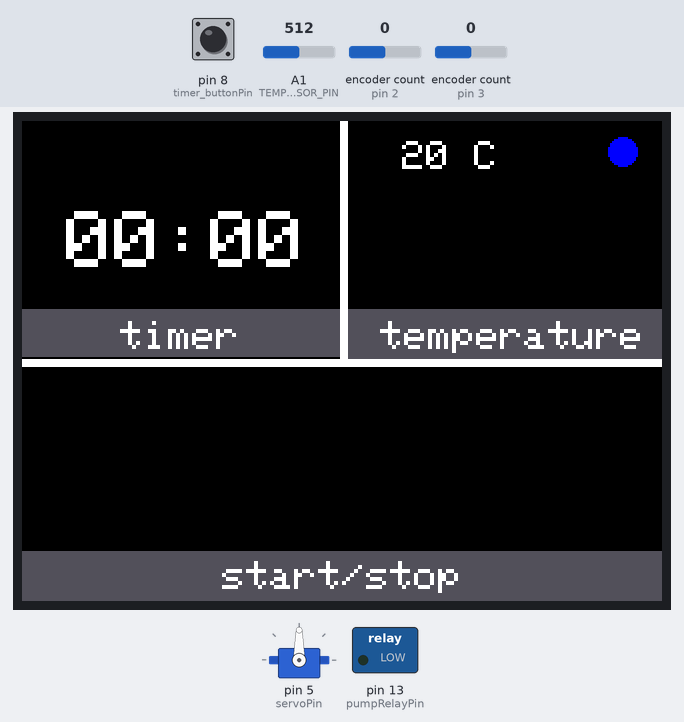
Simulated run of this sketch. Board: Arduino Uno, built with avr-gcc and run on an emulated ATmega328P. On the bench: servo, 320×240 colour display, switched loads named in the sketch (green lamp = pin HIGH). The test bench sets the inputs (shaded band); at power-on: A1 (TEMP_SENSOR_PIN) = 512, encoder count (sensors on pin 3, pin 2) 0, pin 8 (timer_buttonPin) HIGH. Pins used as bus, display or sensor lines are not drawn; what the sketch prints to the serial monitor is not drawn.

Above: at 1.4 s.
1.5 s: A1 (TEMP_SENSOR_PIN) set to 455
At 2.6 s:
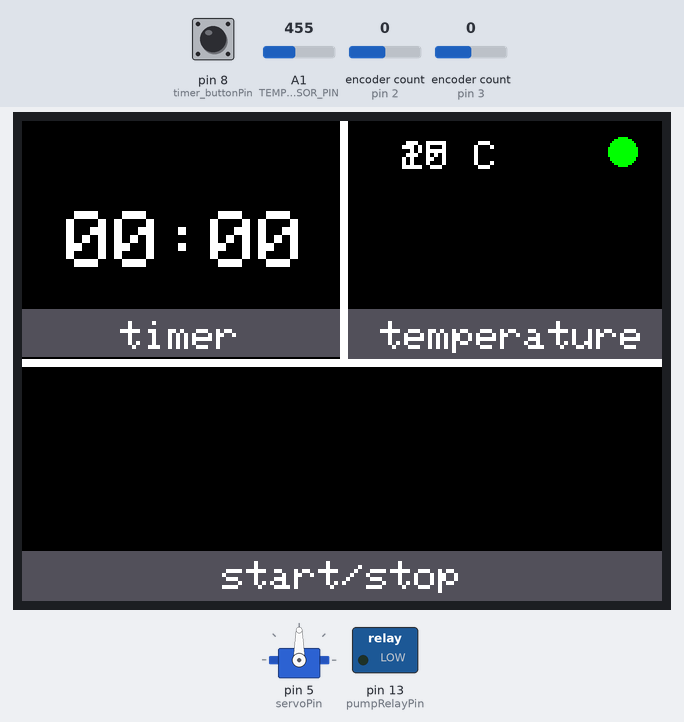
3.0 s: A1 (TEMP_SENSOR_PIN) set to 433
At 4.2 s:
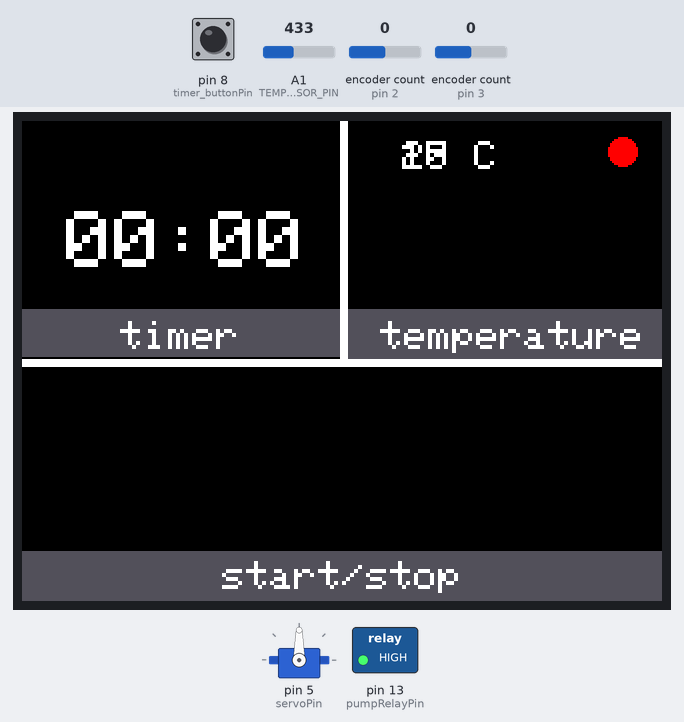
4.5 s: A1 (TEMP_SENSOR_PIN) set to 1010
At 5.7 s:
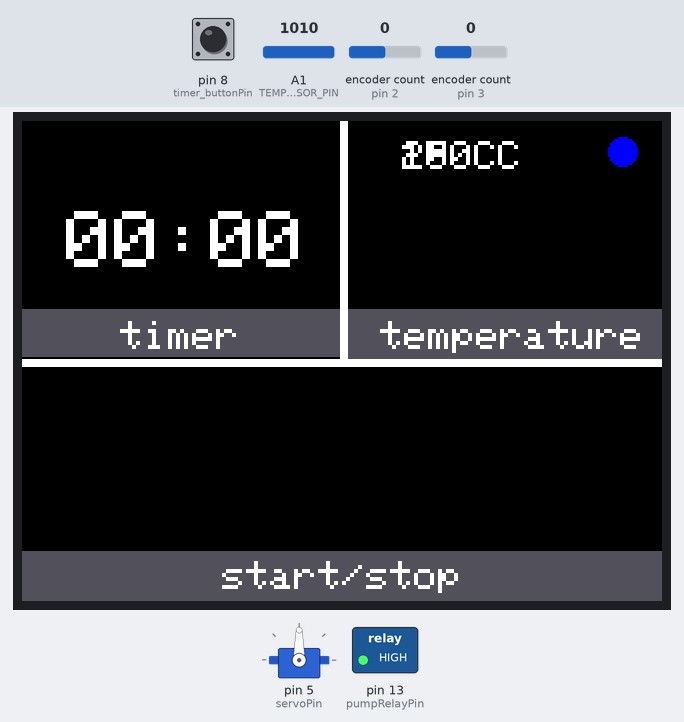
7.5 s: encoder count (sensor on pin 3) set to 1
At 10.3 s:
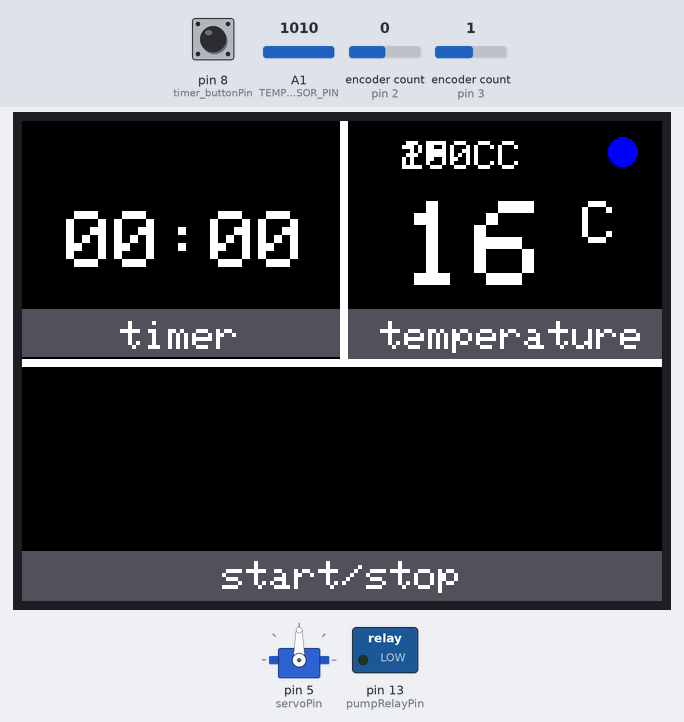
10.5 s: encoder count (sensor on pin 2) set to 1
At 11.6 s:
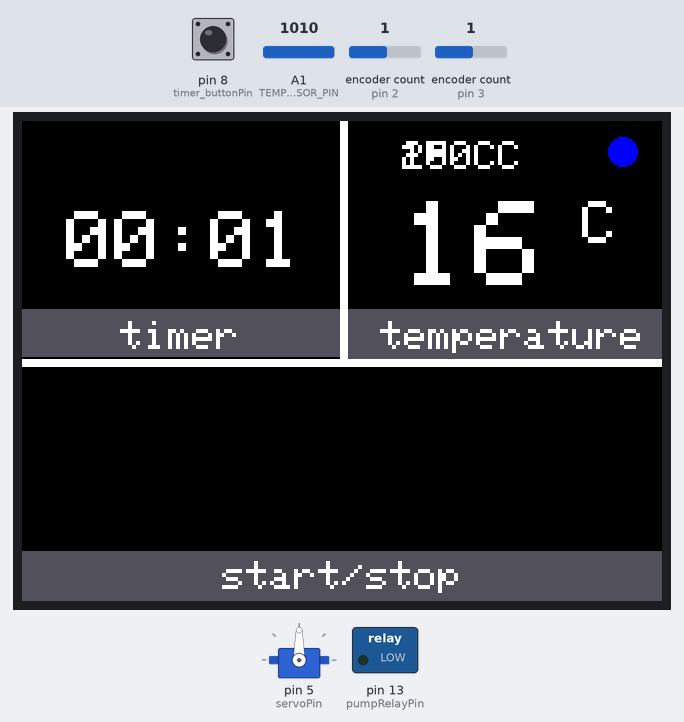
12.0 s: pin 8 (timer_buttonPin) pulled LOW for 0.15 s
At 12.8 s:
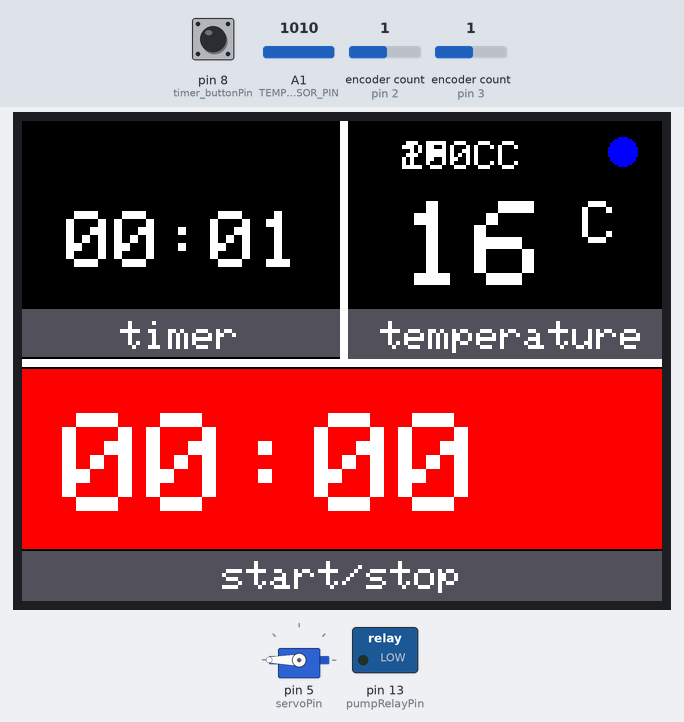
Timing chart, 0 to 15.0 s (numbered marks = the images above; inputs shaded):
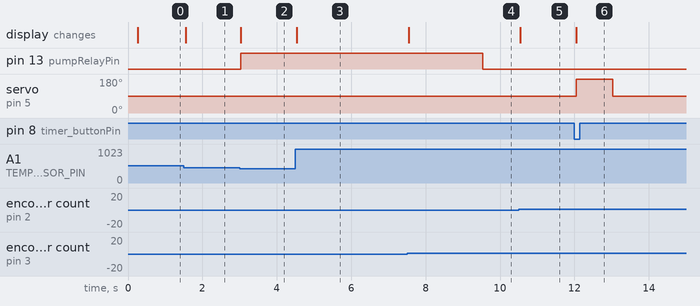

The sketch:

finalversion.ino
```cpp
// Including Libs
    #include <Adafruit_GFX.h>    // Core graphics library
    #include <Adafruit_ST7789.h> // Hardware-specific library for ST7789
    #include <SPI.h>
    #include <Servo.h>
    #include <Encoder.h>


/*************************************/
/*****      Display settings     *****/
/*************************************/
  #define TFT_CS        10
  #define TFT_RST        -1
  #define TFT_DC         9
  Adafruit_ST7789 tft = Adafruit_ST7789(TFT_CS, TFT_DC, TFT_RST);
  #define DARKGRAY 0x528B       // Define custom colors

/*************************************/
/*****  Rotator servo settings.  *****/
/*************************************/
  Servo servoMotor; // Create a Servo object
  const int servoPin = 5; // Servo control pin
  unsigned long startTime; // Variable to store the start time for 30 seconds
  unsigned long directionChangeTime; // Variable to store the start time for direction change
  const long runDuration = 30000; // Duration for which the servo should run (30 seconds)
  const long directionInterval = 4000; // Interval for changing direction (4 seconds)
  boolean servoRunning = false; // Variable to track servo state
  boolean servoDirection = false; // Variable to track servo direction


/*************************************/
/**** Rotary temperature controle ****/
/*************************************/
  const int  temp_encoderPin1 = 3;
  const int  temp_encoderPin2 = 12;
  Encoder tempEnc(temp_encoderPin1, temp_encoderPin2);

  int temperature = 15; // Default temperatuur
  const int minTemp = 15; // Miniale temperatuur
  const int maxTemp = 50; // Maximale temperatuur
  long previousTempPosition = 0;   // Previous state of the encoder


/*************************************/
/*****    NTC sensor settings    *****/
/*************************************/
  const int TEMP_SENSOR_PIN = A1;          // Analog A1 pin
  const int seriesResistor = 10000;  // Resistor series (10k)
  const float supplyVoltage = 5.0;
  const int nominalResistance = 10000; // Normal resistorvalue when 25°
  const int nominalTemperature = 20;   // Nominale temperatuur (25 graden Celsius)
  const int bCoefficient = 3950;       // Beta-coëfficiënt of the NTC
  int lasttemp; // Sertting var for saving last temperature to measure changes for display refresh;
  int previousRoundedTemp = -1;


/*************************************/
/***** TIMER ROTARY settings *****/
/*************************************/

  const int timer_encoderPin1 = 2;
  const int timer_encoderPin2 = 7;
  const int timer_buttonPin = 8;
  Encoder timerEncoder(timer_encoderPin1, timer_encoderPin2);
  // Variables for timer
  int minutes = 0;
  int seconds = 0;
  bool timerRunning = false;
  unsigned long lastUpdateTime = 0;

  // Previous state of the encoder
  long previousPosition = 0;
  bool lastButtonState = HIGH;
  bool currentButtonState = HIGH;
  long timerbackground;


/*************************************/
/*****      RELAIS settings      *****/
/*************************************/
  const int heaterRelayPin = 12;
  const int pumpRelayPin = 13;
  const unsigned long pumpExtraTime = 5000; // 5 seconden langer
  unsigned long heaterOffTime;
  bool heaterActive = false;
  bool pumpActive = false;
  bool pumpDelayActive = false;
  bool heater = false; // Deze variabele kun je ergens anders in de code wijzigen

/*************************************/
/*****      BUZZER settings      *****/
/*************************************/
  const int buzzerPin = 1;
  bool buzzerActive = false;
  bool buzzerState = false;
  const unsigned long buzzerDuration = 3000; // 3 seconden
  const unsigned long buzzerInterval = 500; // 0,5 seconde
  unsigned long buzzerStartTime;
  unsigned long lastBuzzerToggleTime;


void setup(void) {
  pinMode(heaterRelayPin, OUTPUT);
  pinMode(pumpRelayPin, OUTPUT);
  digitalWrite(heaterRelayPin, LOW); // Zet het heater relais uit bij het opstarten
  digitalWrite(pumpRelayPin, LOW);   // Zet het pump relais uit bij het opstarten

  Serial.begin(9600); // Initialize serial communication for debugging (optional)

  servoMotor.attach(servoPin); // Attach the servo to the control pin
  pinMode(timer_buttonPin, INPUT_PULLUP); // Attach timer rotary to pin
  tempEnc.write(0); // Reset encoder position

  // SETUP INTERFACE GRID
  tft.init(240, 320);           // setting the resolution of display to 320x240
  tft.setRotation(1);           // ROTATE TO LANDSCAPE
  tft.fillScreen(ST77XX_BLACK); // Fill screen black
  tft.drawLine(0, 119, 320, 119, ST77XX_WHITE);
  tft.drawLine(0, 120, 320, 120, ST77XX_WHITE);
  tft.drawLine(0, 121, 320, 121, ST77XX_WHITE);
  tft.drawLine(0, 122, 320, 122, ST77XX_WHITE);
  tft.drawLine(159, 0, 159, 119, ST77XX_WHITE);
  tft.drawLine(160, 0, 160, 119, ST77XX_WHITE);
  tft.drawLine(161, 0, 161, 119, ST77XX_WHITE);
  tft.drawLine(162, 0, 162, 119, ST77XX_WHITE);

  // SETUP TEMPERATURE BLOCK
  tft.fillRect(0,94,159,24, DARKGRAY);
  tft.setCursor(49,100);
  tft.setTextColor(ST77XX_WHITE);
  tft.setTextSize(2);
  tft.print("timer");

  // SETUP TIMER BLOCK
  tft.fillRect(163,94,159,25, DARKGRAY);
  tft.setCursor(179,100);
  tft.setTextColor(ST77XX_WHITE);
  tft.setTextSize(2);
  tft.print("temperature");

   // SETUP START/STOP BLOCK
  tft.fillRect(0,215,320,25, DARKGRAY);
  tft.setCursor(100,220);
  tft.setTextColor(ST77XX_WHITE);
  tft.setTextSize(2);
  tft.print("start/stop");

  // Buzzer setup
  pinMode(buzzerPin, OUTPUT);
  digitalWrite(buzzerPin, LOW);      // Zet de buzzer uit bij het opstarten

}

void loop() {
  unsigned long currentMillis = millis(); // Get the current time

  handleButtonPress();
  if (!timerRunning) {
    readTimerEncoder();
  }
  if (timerRunning) {
    updateTime();
  }

  updateTimerBackground();
  printTime();

  readTemperatureEncoder();


  if (timerRunning == 0) {
        servoMotor.writeMicroseconds(1475); // Full speed in one direction
        servoMotor.detach();
  }

    float actualTemperature = round(readTemperatureSensor());
  printActualTemperature(actualTemperature);
  checkTemperatureAndTriggerRelay(actualTemperature);

// resetDisplay('temp');
  // Start the servo and record the start time if it's not already running
  if (!servoRunning && timerRunning == 1) {
    servoMotor.attach(servoPin); // Attach the servo to the control pin
    servoRunning = true;
    startTime = currentMillis;
    directionChangeTime = currentMillis; // Initialize direction change timer
    servoDirection = true; // Start with one direction
    servoMotor.write(180); // Full speed in one direction
    Serial.println("Servo started");
  }


  // Change servo direction every 4 seconds
  if (servoRunning && (currentMillis - directionChangeTime >= directionInterval)) {
    servoDirection = !servoDirection; // Toggle the servo direction
    directionChangeTime = currentMillis; // Reset direction change timer

    if (servoDirection) {
      servoMotor.write(180); // Full speed in one direction
      Serial.println("Servo direction: Forward");
    } else {
      servoMotor.write(0); // Full speed in the opposite direction
      Serial.println("Servo direction: Reverse");
    }
  }

  manageRelays();

}

// Set timer function using rotary encoder
void readTimerEncoder() {
  long newPosition = timerEncoder.read() / 4;  // Dividing by 4 to slow down changes

  if (newPosition < 0) {
    newPosition = 0;  // Prevent negative timer values
    timerEncoder.write(0);   // Reset encoder position to 0
  }

  if (newPosition != previousPosition) {
    previousPosition = newPosition;

    // Convert encoder position to minutes and seconds
    minutes = (newPosition / 60) % 60;
    seconds = newPosition % 60;
  }
}

// Start - stop timer using rotary timer click
void handleButtonPress() {
  currentButtonState = digitalRead(timer_buttonPin);
  if (lastButtonState == HIGH && currentButtonState == LOW) {
    // Button was just pressed
    timerRunning = !timerRunning;
    // servoRunning = !servoRunning;

  }
  lastButtonState = currentButtonState;
}

// update running time function
void updateTime() {
  unsigned long currentTime = millis();
  if (currentTime - lastUpdateTime >= 1000) {
    lastUpdateTime = currentTime;
    if (seconds > 0) {
      seconds--;
    } else if (minutes > 0) {
      minutes--;
      seconds = 59;
    } else {
      // Timer finished
      timerRunning = false;
      servoRunning = false;
      Serial.println("Timer Finished!");
    }
  }
}


// print time to display function
void printTime() {
  static int lastPrintedMinutes = -1;
  static int lastPrintedSeconds = -1;

  if (minutes != lastPrintedMinutes || seconds != lastPrintedSeconds) {
    lastPrintedMinutes = minutes;
    lastPrintedSeconds = seconds;
  if (timerRunning) {
  resetDisplay('start');

    tft.setCursor(20,146);
    tft.setTextSize(7);
    if (minutes < 10) tft.print("0");
    tft.print(minutes);
    tft.print(":");
    if (seconds < 10) tft.print("0");
    tft.print(seconds);

    tft.fillCircle(273, 175, 18, ST77XX_RED);


  }
  else {
      resetDisplay('timer');

    tft.setCursor(22,45);
    tft.setTextSize(4);
    if (minutes < 10) tft.print("0");
    tft.print(minutes);
    tft.print(":");
    if (seconds < 10) tft.print("0");
    tft.print(seconds);
    }
  }
}


//set temperature function using rotary encoder
void readTemperatureEncoder() {
  long newTempPosition = tempEnc.read() / 4;  // Dividing by 4 to slow down changes

  if (newTempPosition != previousTempPosition) {
    if (newTempPosition > previousTempPosition) {
      temperature++; // Increase temperature
    } else {
      temperature--; // Decrease temperature
    }

    // Constrain the temperature within the min and max limits
    temperature = constrain(temperature, minTemp, maxTemp);

    previousTempPosition = newTempPosition; // Update previous position

    // Print the updated temperature
  resetDisplay('temp');
    tft.setCursor(190,40);
  tft.setTextSize(6);
  tft.print(temperature);
  tft.setTextSize(3);
  tft.print(" C");

  }
}


void updateTimerBackground() {
  if (timerRunning) {
    timerbackground = ST77XX_RED;   // Turn on red LED
  } else {
    timerbackground = ST77XX_BLACK;   // Turn on red LED
  }
}


// FCUNTION TO RESET AREAS ON THE HMI DISLPAT
void resetDisplay(long area) {
  switch(area) {
  case 'timer':
    tft.fillRect(0,30,158,60, ST77XX_BLACK);
    break;
  case 'temp':
    tft.fillRect(163,30,320,60, ST77XX_BLACK);
    break;

  case 'start':
    tft.fillRect(0,124,320,90, timerbackground);
    break;

  }
}

float readTemperatureSensor() {
  int analogValue = analogRead(TEMP_SENSOR_PIN);
  float resistance = (1023.0 / analogValue - 1.0) * seriesResistor;
  float steinhart;
  steinhart = resistance / nominalResistance;           // (R/Ro)
  steinhart = log(steinhart);                           // ln(R/Ro)
  steinhart /= bCoefficient;                            // 1/B * ln(R/Ro)
  steinhart += 1.0 / (nominalTemperature + 273.15);     // + (1/To)
  steinhart = 1.0 / steinhart;                          // Invert
  steinhart -= 273.15;                                  // convert to Celsius

  return steinhart;
}

void printActualTemperature(float temperature) {
  int roundedTemp = round(temperature);

  // Only print if the rounded temperature has changed
  if (roundedTemp != previousRoundedTemp) {
    previousRoundedTemp = roundedTemp;

       tft.setCursor(190,10);
  tft.setTextSize(2);
  tft.print(roundedTemp);
  tft.print(" C");

  }


}

void checkTemperatureAndTriggerRelay(float actualTemperature) {
  if (actualTemperature > temperature) {
        tft.fillCircle(300, 15, 7, ST77XX_BLUE);
        heater = false;

  } else if (actualTemperature < temperature) {
        tft.fillCircle(300, 15, 7, ST77XX_RED);
        heater = true;


  } else {tft.fillCircle(300, 15, 7, ST77XX_GREEN);
          heater = false;
}

 Serial.print("Temperature: ");
  Serial.print(temperature);
  Serial.print(actualTemperature);
  Serial.println("°C");

}

void triggerRelay(int relayPin, bool state) {
  digitalWrite(relayPin, state ? HIGH : LOW);
}

void manageRelays() {
  unsigned long currentMillis = millis();

  if (heater) {
    if (!heaterActive) {
      // Zet het heater relais aan
      triggerRelay(heaterRelayPin, true);
      heaterActive = true;
    }

    if (!pumpActive) {
      // Zet het pump relais aan
      triggerRelay(pumpRelayPin, true);
      pumpActive = true;
    }
  } else {
    if (heaterActive) {
      // Zet het heater relais uit
      triggerRelay(heaterRelayPin, false);
      heaterActive = false;
      // Noteer de tijd wanneer het heater relais is uitgezet
      heaterOffTime = currentMillis;
      // Start de 5 seconden vertraging voor het pump relais
      pumpDelayActive = true;
    }
  }

  // Controleer of het tijd is om het pump relais uit te schakelen
  if (pumpDelayActive && (currentMillis - heaterOffTime >= pumpExtraTime)) {
    triggerRelay(pumpRelayPin, false);
    pumpActive = false;
    pumpDelayActive = false;
  }
}


// trigger the buzzer pin
void toggleBuzzer() {
  buzzerState = !buzzerState;
  digitalWrite(buzzerPin, buzzerState ? HIGH : LOW);
}

// manager buzzertrigger and timer to set for 3s
void manageBuzzer() {
  unsigned long currentMillis = millis();

  if (buzzerActive) {
    if (currentMillis - buzzerStartTime >= buzzerDuration) {
      digitalWrite(buzzerPin, LOW); // Zet de buzzer uit
      buzzerActive = false;
    } else if (currentMillis - lastBuzzerToggleTime >= buzzerInterval) {
      // Toggle de buzzer om de 0,5 seconde
      toggleBuzzer();
      lastBuzzerToggleTime = currentMillis;
    }
  }
}
```

Measured:
- the behaviour switches between 446 and 445 on A1 (TEMP_SENSOR_PIN) (found by bisection; images 1 and 2)
- after the input at 1.5 s, the display: changes after 0.05 s (image 1)
- after the input at 3.0 s, pin 13 (pumpRelayPin): LOW → HIGH at once; the display: changes at once (image 2)
- after the input at 4.5 s, the display: changes at once (image 3)
- after the input at 7.5 s, the display: changes at once (image 4)
- after the input at 10.5 s, the display: changes at once (image 5)
- after the input at 12.0 s, servo on pin 5 (servoPin): 90° → 180° after 0.05 s, → 90° 0.99 s later; the display: changes after 0.05 s (image 6)
